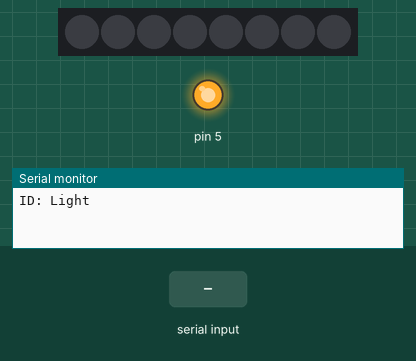
This sketch was run on a simulated Arduino Uno, built with avr-gcc and run on an emulated ATmega328P. On the bench: 8 RGB LEDs in strip order, left to right, output pins drawn as LEDs (lit = HIGH), the last lines printed to the serial monitor. The test bench sets the inputs (shaded band).

Above: at 1.2 s.
1.3 s: "1\n" received over Serial
4.3 s: "2\n" received over Serial
At 6.8 s:
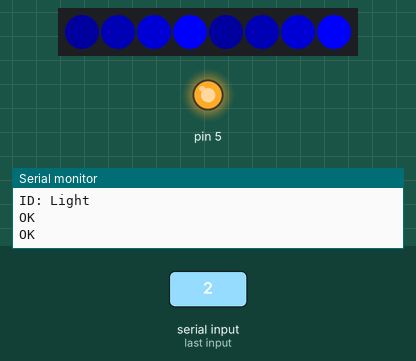
7.3 s: "1\n" received over Serial
At 10.0 s:
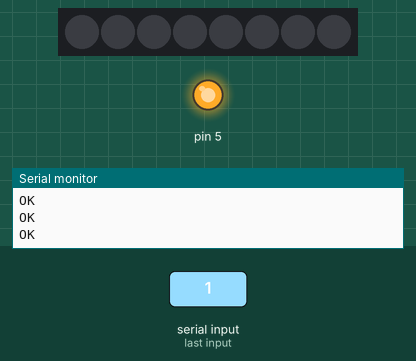
10.3 s: "101\n" received over Serial
At 11.5 s:
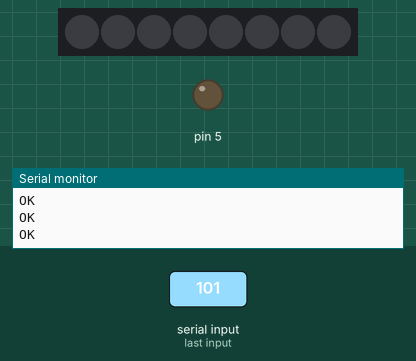
13.3 s: "100\n" received over Serial
At 15.0 s:
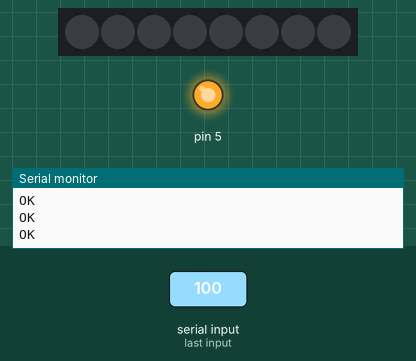
16.3 s: "101\n" received over Serial
At 17.5 s:
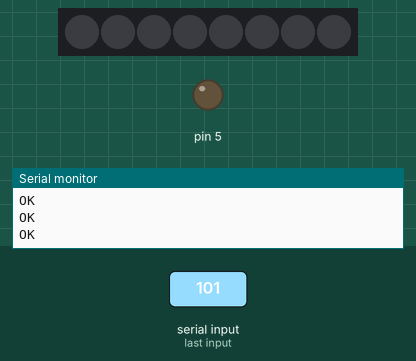
Timing chart, 0 to 19.3 s (numbered marks = the images above; inputs shaded):
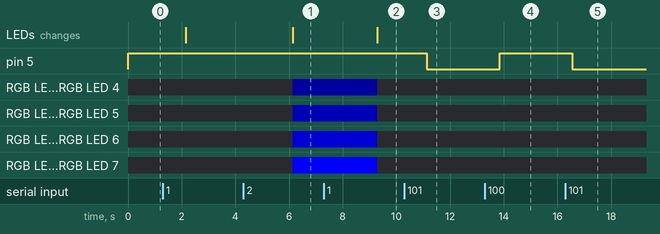

Measured:
- after the input at 4.3 s, the LEDs: change after 1.8 s (image 1)
- after the input at 7.3 s, the LEDs: change after 2.0 s (image 2)
- after the input at 10.3 s, pin 5: HIGH → LOW after 0.84 s
- after the input at 13.3 s, pin 5: LOW → HIGH after 0.55 s
- after the input at 16.3 s, pin 5: HIGH → LOW after 0.26 s

The sketch:

light_controller.ino
```cpp
#include <FastLED.h>
CRGB drone[8];
void setup() {
  pinMode(5, OUTPUT);
  digitalWrite(5, 1);
  Serial.begin(9600);
  Serial.println("ID: Light");
  FastLED.addLeds<WS2812B, 2, GRB>(drone, 8);
}

void policeBlink() {
  for (int n = 0; n < 2; n++) {
    for (int i = 0; i < 255; i += 3) {
      drone[(n) % 8] = CRGB(i, 0, 0);
      drone[(n + 2) % 8] = CRGB(i, 0, 0);
      drone[(n + 4) % 8] = CRGB(i, 0, 0);
      drone[(n + 6) % 8] = CRGB(i, 0, 0);

      drone[(n + 1) % 8] = CRGB(0, 0, i);
      drone[(n + 3) % 8] = CRGB(0, 0, i);
      drone[(n + 5) % 8] = CRGB(0, 0, i);
      drone[(n + 7) % 8] = CRGB(0, 0, i);
      FastLED.show();
    }
    for (int i = 255; i >= 0; i -= 3) {
      drone[(n) % 8] = CRGB(i, 0, 0);
      drone[(n + 2) % 8] = CRGB(i, 0, 0);
      drone[(n + 4) % 8] = CRGB(i, 0, 0);
      drone[(n + 6) % 8] = CRGB(i, 0, 0);

      drone[(n + 1) % 8] = CRGB(0, 0, i);
      drone[(n + 3) % 8] = CRGB(0, 0, i);
      drone[(n + 5) % 8] = CRGB(0, 0, i);
      drone[(n + 7) % 8] = CRGB(0, 0, i);
      FastLED.show();
    }
  }
}

void airBlink() {
  for (int a = 0; a < 8; a++) {
    for (int i = 0; i < 255; i += 4) {
      int ia = map(i, 0, 255, 255, 255 / 2);
      int ib = map(i, 0, 255, 255 / 2, 255 / 4);
      int ic = map(i, 0, 255, 255 / 4, 255 / 8);
      int id = map(i, 0, 255, 0, 255);
      drone[(a + 0) % 8] = CRGB(0, 0, id);
      drone[(a + 1) % 8] = CRGB(0, 0, ic);
      drone[(a + 2) % 8] = CRGB(0, 0, ib);
      drone[(a + 3) % 8] = CRGB(0, 0, ia);
      drone[(a + 4) % 8] = CRGB(0, 0, id);
      drone[(a + 5) % 8] = CRGB(0, 0, ic);
      drone[(a + 6) % 8] = CRGB(0, 0, ib);
      drone[(a + 7) % 8] = CRGB(0, 0, ia);
      FastLED.show();
    }
  }
}

int mode = 0;
void loop() {
  if (mode == 1)
    policeBlink();
  if (mode == 2)
    airBlink();
  if (Serial.available()) {
    int nM = Serial.parseInt();
    if (nM != 0) {
      if (nM == 100)
        digitalWrite(5, 1);
      else if (nM == 101)
        digitalWrite(5, 0);
      else
        mode = nM;
      Serial.println("OK");
    }
  }
}
```
